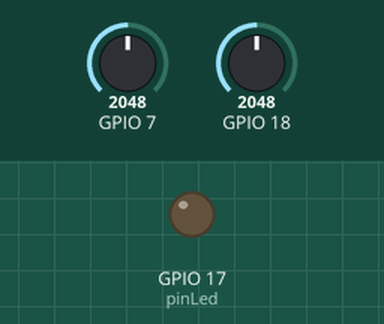
A program run on a simulated ESP32-S3. Parts: output pins drawn as LEDs (lit = HIGH). Inputs (shaded band) come from the test bench; at power-on: GPIO 7 = 2048, GPIO 18 = 2048. WiFi joins after 1.5 s; servers stay silent unless stated; uploads are accepted with an empty reply; what the program prints to the serial monitor is not drawn.

Above: at 0.1 s.
At 1.6 s:
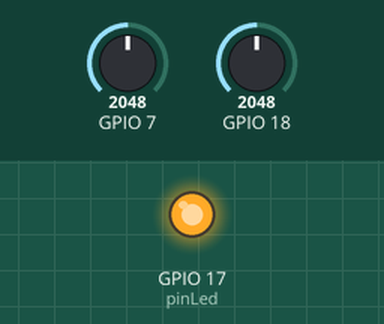
Timing chart, 0 to 3.1 s (numbered marks = the images above):
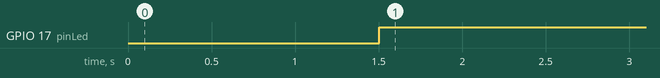

Measured:
- by itself, GPIO 17 (pinLed): LOW → HIGH at 1.5 s

The program:

main.cpp
```cpp
#include <Arduino.h>
#include "TemperatureSensor.h"
#include "Photoresistor.h"
#include <HTTPClient.h>
#include <WiFiClient.h>
TemperatureSensor* temperatureSensor;
Photoresistor* photoresistor;
const char *serviceURI = "http://192.168.1.66:12345/";
int pinLed = 17;
const char* ssid = "StricescuFamily";
const char* password = "bulanelciupitu";
int irrigationStatus = 0;
int alarmStatus = 0;

void connectToWifi(const char* ssid, const char* password){
  WiFi.begin(ssid, password);
  Serial.println("Connecting");
  while(WiFi.status() != WL_CONNECTED) {
    delay(500);
    Serial.print(".");
  }
  Serial.println("");
  Serial.print("Connected to WiFi network with IP Address: ");
  Serial.println(WiFi.localIP());
}

int sendData(String address, float temp, int light){
   HTTPClient http;
   http.begin(address);
   http.addHeader("Content-Type", "application/json");

   String msg =
    String("{ \"temp\": ") + String(temp) +
    ", \"light\": \"" + String(light) +"\" }";

   int retCode = http.POST(msg);
   http.end();
   return retCode;
}

int getData(){
   HTTPClient http;
   http.begin(serviceURI);
   int retCode = http.GET();
   String payload = http.getString();
   // if payload contains Irrigation: 1, then set irrigationStatus to 1
    if(payload.indexOf("Irrigation: 1") != -1){
        irrigationStatus = 1;
    }
    else{
        irrigationStatus = 0;
    }
    // if payload contains Alarm: 0, then set alarmStatus to 1
    if(payload.indexOf("Alarm: 0") != -1){
        alarmStatus = 0;
    }

   Serial.println(payload);
   Serial.println(irrigationStatus);
   http.end();
   return retCode;
}

void setup() {
  Serial.begin(115200);
  temperatureSensor= new TemperatureSensor();
  photoresistor= new Photoresistor();
  photoresistor->init();
  pinMode(pinLed, OUTPUT);
  connectToWifi(ssid, password);

}
void loop() {
  int light = photoresistor->getValue();
  float temp = temperatureSensor->getTemperature();
  if(temp>=40 && irrigationStatus==1 && alarmStatus==0){
    digitalWrite(pinLed, LOW);
    sendData(serviceURI, 999, 999);
    alarmStatus = 1;
  }
  else{
    if(alarmStatus==0){
      digitalWrite(pinLed, HIGH);
      if (WiFi.status()== WL_CONNECTED){
        sendData(serviceURI,temp,light);
        getData();
      }
    }
    getData();
  }
}
```
